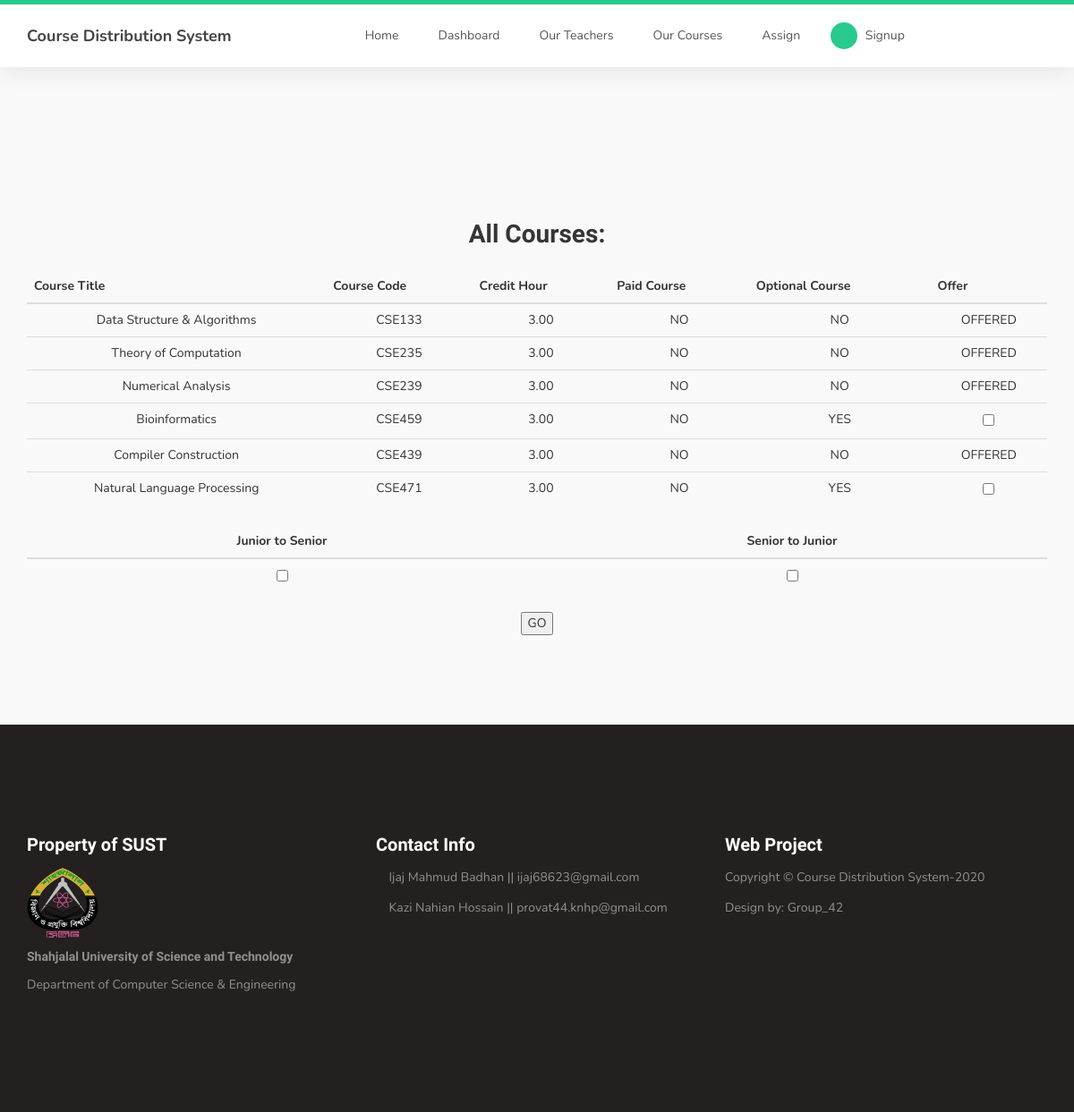
Screenshot of /even/ with the database file from the repository.
### SUST_CDS/courseDist/models.py (models this page shows, shortened)
class Course(models.Model):
	title = models.CharField(max_length=100)
	code = models.CharField(max_length=10,primary_key=True)
	credit_hour = models.DecimalField(decimal_places=2,max_digits=3)
	ispaid = models.BooleanField()
	isoptional = models.BooleanField()
	year = models.PositiveIntegerField(default=1)
	semester = models.PositiveIntegerField(default=1)
	isSessional = models.BooleanField(default=False)
	isOffered = models.BooleanField(default=True)

### SUST_CDS/courseDist/views.py (the view, shortened to what this page needs)
# urls.py: path('even/',views.even,name="even"),
def even(request):
	courses = Course.objects.all()
	teachers = Teacher.objects.all()
	tl = [t for t in teachers if t.isActive]
	cl = [c for c in courses if c.semester==2]
	def f(c):
		return 10*c.year+c.semester
	cl.sort(key=f)
	context = {
		'courses' : cl
	}
	return render(request,'courseDist/even.html',context)

### SUST_CDS/courseDist/templates/courseDist/even.html (shortened to what this page needs)
{% extends "courseDist/base.html" %}
{% block content %}
	<section id="team">
		<div class="alert alert-{{ message.tags }}">
		</div>
		<div class="container">
		    <div class="row">
			<div class="col-md-12 col-sm-12">
				<h2>All Courses:</h2>
			    	<form method="POST">
					<table class="table">
						<thead class="thead-dark">
							<tr>
								<th>Course Title</th>
								<th>Course Code</th>
								<th>Credit Hour</th>
								<th>Paid Course</th>
								<th>Optional Course</th>
								<th>Offer</th>
							</tr>
							{% for course in courses %}
							<tr>
								<td>{{ course.title }}</td>
								<td>{{ course.code }}</td>
								<td>{{ course.credit_hour }}</td>
								{% if course.ispaid %}
									<td>YES</td>
								{% else %}
									<td>NO</td>
								{% endif %}
								{% if course.isoptional %}
									<td>YES</td>
								{% else %}
									<td>NO</td>
								{% endif %}
								{% if course.isoptional %}
									<td><input type="checkbox" name="{{course.code}}"></td>
								{% else %}
									<td>OFFERED</td>
								{% endif %}
							</tr>
							{% endfor %}
					</table>
					<table class="table">
						<thead class="thead-dark">
							<tr>
								<th scope="col"><center>Junior to Senior</center></th>
								<th scope="col"><center>Senior to Junior</center></th>
							</tr>
							<tr>
								<td><input type="checkbox" name="jun_to_sen"></td>
								<td><input type="checkbox" name="sen_to_jun"></td>
							</tr>
					</table>
					<input  type="submit"  value='GO'>
				</form>
			</div>
		    </div>
		</div>
	</section>
{% endblock content%}

### SUST_CDS/courseDist/templates/courseDist/base.html (shortened to what this page needs)
{% load static  %}
<!DOCTYPE html>
<html lang="en">
<head>
    <link rel="stylesheet" type="text/css" href="{% static  'courseDist/css/bootstrap.min.css' %}">
    <link rel="stylesheet" type="text/css" href="{% static  'courseDist/css/font-awesome.min.css' %}">
    <link rel="stylesheet" type="text/css" href="{% static  'courseDist/css/owl.carousel.css' %}">
    <link rel="stylesheet" type="text/css" href="{% static  'courseDist/css/owl.theme.default.min.css' %}">
    <link rel="stylesheet" href="{% static  'courseDist/css/templatemo-style.css' %}">
</head>
<body id="top" data-spy="scroll" data-target=".navbar-collapse" data-offset="50">
    <section class="navbar custom-navbar navbar-fixed-top" role="navigation">
        <div class="container">
            <div class="navbar-header">
                <a href="http://127.0.0.1:8000" class="navbar-brand">Course Distribution System</a>
            </div>
            <div class="collapse navbar-collapse">
                <ul class="nav navbar-nav navbar-nav-first">
                    <li><a href="http://127.0.0.1:8000" class="smoothScroll">Home</a></li>
                    <li class="nav-item dropdown">
                        <a class="nav-link dropdown-toggle smoothScroll" id="navbarDropdown" role="button"
                            data-toggle="dropdown" aria-haspopup="true" aria-expanded="false">Dashboard</a>
                    </li>
                    <li class="nav-item dropdown">
                        <a class="nav-link dropdown-toggle smoothScroll" id="navbarDropdown" role="button"
                            data-toggle="dropdown" aria-haspopup="true" aria-expanded="false">Our Teachers</a>
                    </li>
                    <li class="nav-item dropdown">
                        <a class="nav-link dropdown-toggle smoothScroll" id="navbarDropdown" role="button"
                            data-toggle="dropdown" aria-haspopup="true" aria-expanded="false">Our Courses</a>
                    </li>
                    <li class="nav-item dropdown">
                        <a class="nav-link dropdown-toggle smoothScroll" id="navbarDropdown" role="button"
                            data-toggle="dropdown" aria-haspopup="true" aria-expanded="false">Assign</a>
                    </li>
                    <ul class="nav navbar-nav navbar-right">
                        <li><a href="http://127.0.0.1:8000/register"><i class="fa fa-phone"></i> Signup</a>
                        </li>
                    </ul>
                </ul>
            </div>
        </div>
    </section>
<body>
    {% block content %}{% endblock %}
    <footer id="footer">
        <div class="container">
            <div class="row">
                <div class="col-md-4 col-sm-4">
                    <div class="footer-info">
                        <div class="section-title">
                            <h2> Property of SUST </h2>
                        </div>
                        <div class="latest-stories">
                            <div class="stories-image">
                                <a href="#"><img src="{% static  'courseDist/images/logo.png' %}" style="width:80px;
                height:80px;" class="img-responsive" alt=""></a>
                            </div>
                            <div class="stories-info">
                                <a href="https://www.sust.edu/">
                                    <h5>Shahjalal University of Science and Technology</h5>
                                </a>
                                <p>Department of Computer Science & Engineering</p>
                            </div>
                        </div>
                    </div>
                </div>
                <div class="col-md-4 col-sm-6">
                    <div class="footer-info">
                        <div class="section-title">
                            <h2>Contact Info</h2>
                        </div>
                        <div class="contact-info">
                            <div>
                                <p><i class="fa fa-phone"></i> Ijaj Mahmud Badhan || <a
                                        href="mailto:youremail.co">ijaj68623@gmail.com</a></p>
                                <p><i class="fa fa-phone"></i> Kazi Nahian Hossain || <a
                                        href="mailto:youremail.co">provat44.knhp@gmail.com </a></p>
                            </div>
                        </div>
                    </div>
                </div>
                <div class="col-md-4 col-sm-12">
                    <div class="footer-info">
                        <div class="section-title">
                            <h2>Web Project</h2>
                        </div>
                        <div class="copyright-text">
                            <p>Copyright &copy; Course Distribution System-2020</p>
                            <p>Design by: Group_42</p>
                        </div>
                    </div>
                </div>
            </div>
        </div>
    </footer>
</body>
</html>

### rows the page displays
Course: title "Data Structure & Algorithms", code "CSE133", credit_hour "3.00", ispaid "NO", isoptional "NO"
Course: title "Theory of Computation", code "CSE235", credit_hour "3.00", ispaid "NO", isoptional "NO"
Course: title "Numerical Analysis", code "CSE239", credit_hour "3.00", ispaid "NO", isoptional "NO"
Course: title "Bioinformatics", code "CSE459", credit_hour "3.00", ispaid "NO", isoptional "YES"
Course: title "Compiler Construction", code "CSE439", credit_hour "3.00", ispaid "NO", isoptional "NO"
Course: title "Natural Language Processing", code "CSE471", credit_hour "3.00", ispaid "NO", isoptional "YES"
